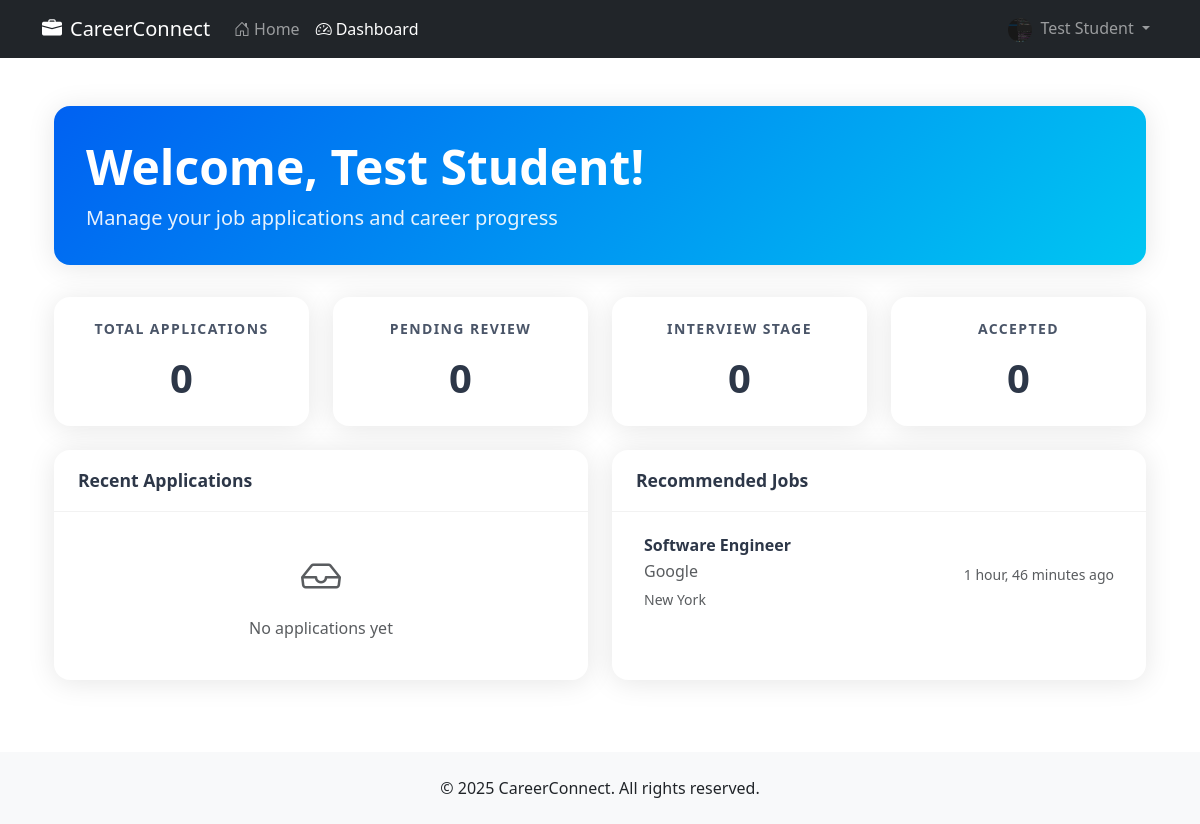
The app's page /dashboard/ (signed in) with its own data.
### accounts/models.py (models this page shows, shortened)
class Student(AbstractUser):
    email = models.EmailField(unique=True)
    college_id = models.CharField(
        max_length=20,
        unique=True,
        validators=[RegexValidator(
            regex=r'^[0-9]{2}[A-Z]{3}[0-9]{3}$',
            message='College ID must be in format: 20CSE001'
        )]
    )
    profile_photo = models.ImageField(upload_to='profile_photos/', blank=True, null=True)
    phone_number = models.CharField(max_length=15, blank=True)
    branch = models.CharField(max_length=50, blank=True)
    year_of_study = models.IntegerField(choices=[
        (1, '1st Year'),
        (2, '2nd Year'),
        (3, '3rd Year'),
        (4, '4th Year')
    ], null=True)
    cgpa = models.DecimalField(
        max_digits=3,
        decimal_places=2,
        null=True,
        blank=True
    )
    skills = models.TextField(blank=True)
    resume = models.FileField(upload_to='resumes/', blank=True)
    USERNAME_FIELD = 'college_id'
    REQUIRED_FIELDS = ["username",'email']

### jobs/models.py (models this page shows, shortened)
class Job(models.Model):
    STATUS_CHOICES = (
        ('active', 'Active'),
        ('closed', 'Closed'),
        ('draft', 'Draft'),
    )
    JOB_TYPE_CHOICES = (
        ('full_time', 'Full Time'),
        ('part_time', 'Part Time'),
        ('internship', 'Internship'),
    )
    title = models.CharField(max_length=200)
    company = models.CharField(max_length=200)
    company_logo = models.ImageField(upload_to='company_logos/', blank=True, null=True)
    location = models.CharField(max_length=200)
    description = models.TextField()
    requirements = models.TextField()
    salary_range = models.CharField(max_length=100, blank=True)
    job_type = models.CharField(max_length=50, choices=JOB_TYPE_CHOICES, default='full_time')
    status = models.CharField(max_length=20, choices=STATUS_CHOICES, default='active')
    created_at = models.DateTimeField(auto_now_add=True)
    deadline = models.DateField(null=True, blank=True)
    skills_required = models.ManyToManyField(Skill, blank=True)
    class Meta:
        ordering = ['-created_at']

### core/views.py (the view)
# urls.py: path('dashboard/', views.dashboard, name='dashboard'),
@login_required
def dashboard(request):
    applications = JobApplication.objects.filter(student=request.user)
    total_applications = applications.count()
    pending_applications = applications.filter(status='applied').count()
    interview_applications = applications.filter(status='interview_scheduled').count()
    accepted_applications = applications.filter(status='accepted').count()
    recent_applications = applications.order_by('-applied_at')[:5]
    recommended_jobs = Job.objects.filter(status='active').exclude(
        id__in=applications.values_list('job_id', flat=True)
    ).order_by('-created_at')[:5]
    context = {
        'total_applications': total_applications,
        'pending_applications': pending_applications,
        'interview_applications': interview_applications,
        'accepted_applications': accepted_applications,
        'recent_applications': recent_applications,
        'recommended_jobs': recommended_jobs,
    }
    return render(request, 'core/student_dashboard.html', context)

### templates/core/student_dashboard.html (shortened to what this page needs)
{% extends 'base.html' %}
{% block content %}
<div class="container py-4">
    <div class="dashboard-welcome">
        <h1 class="display-5">Welcome, {{ user.get_full_name|default:user.username }}!</h1>
        <p class="lead">Manage your job applications and career progress</p>
    </div>
    <div class="row g-4 mb-4">
        <div class="col-md-3">
            <div class="card stats-card">
                <div class="card-body text-center">
                    <h5 class="card-title">Total Applications</h5>
                    <p class="display-4">{{ total_applications }}</p>
                </div>
            </div>
        </div>
        <div class="col-md-3">
            <div class="card stats-card">
                <div class="card-body text-center">
                    <h5 class="card-title">Pending Review</h5>
                    <p class="display-4">{{ pending_applications }}</p>
                </div>
            </div>
        </div>
        <div class="col-md-3">
            <div class="card stats-card">
                <div class="card-body text-center">
                    <h5 class="card-title">Interview Stage</h5>
                    <p class="display-4">{{ interview_applications }}</p>
                </div>
            </div>
        </div>
        <div class="col-md-3">
            <div class="card stats-card">
                <div class="card-body text-center">
                    <h5 class="card-title">Accepted</h5>
                    <p class="display-4">{{ accepted_applications }}</p>
                </div>
            </div>
        </div>
    </div>
    <div class="row g-4">
        <div class="col-md-6">
            <div class="card application-card">
                <div class="card-header">
                    <h5 class="mb-0">Recent Applications</h5>
                </div>
                <div class="card-body">
                    {% if recent_applications %}
                        <div class="list-group list-group-flush">
                        {% for application in recent_applications %}
                            <a href="{% url 'jobs:detail' application.job.id %}" class="list-group-item list-group-item-action">
                                <div class="d-flex w-100 justify-content-between align-items-center">
                                    <div>
                                        <h6 class="mb-1">{{ application.job.title }}</h6>
                                        <p class="mb-1 text-muted">{{ application.job.company }}</p>
                                    </div>
                                    <div class="text-end">
                                        <span class="status-badge {% if application.status == 'accepted' %}status-accepted{% elif application.status == 'rejected' %}status-rejected{% else %}status-pending{% endif %}">
                                            {{ application.status|title }}
                                        </span>
                                        <div><small class="text-muted">{{ application.applied_at|timesince }} ago</small></div>
                                    </div>
                                </div>
                            </a>
                        {% endfor %}
                        </div>
                    {% else %}
                        <div class="text-center text-muted py-4">
                            <i class="bi bi-inbox h1 d-block mb-3"></i>
                            <p class="mb-0">No applications yet</p>
                        </div>
                    {% endif %}
                </div>
            </div>
        </div>
        <div class="col-md-6">
            <div class="card application-card">
                <div class="card-header">
                    <h5 class="mb-0">Recommended Jobs</h5>
                </div>
                <div class="card-body">
                    {% if recommended_jobs %}
                        <div class="list-group list-group-flush">
                        {% for job in recommended_jobs %}
                            <a href="{% url 'jobs:job_detail' job.id %}" class="list-group-item list-group-item-action">
                                <div class="d-flex w-100 justify-content-between align-items-center">
                                    <div>
                                        <h6 class="mb-1">{{ job.title }}</h6>
                                        <p class="mb-1 text-muted">{{ job.company }}</p>
                                        <small class="text-muted">{{ job.location }}</small>
                                    </div>
                                    <div class="text-end">
                                        <small class="text-muted">{{ job.created_at|timesince }} ago</small>
                                    </div>
                                </div>
                            </a>
                        {% endfor %}
                        </div>
                    {% else %}
                        <div class="text-center text-muted py-4">
                            <i class="bi bi-briefcase h1 d-block mb-3"></i>
                            <p class="mb-0">No recommended jobs at the moment</p>
                        </div>
                    {% endif %}
                </div>
            </div>
        </div>
    </div>
</div>
{% endblock %}

### templates/base.html (shortened to what this page needs)
<!DOCTYPE html>
<html lang="en">
<head>
    <link href="https://cdn.jsdelivr.net/npm/bootstrap@5.3.0/dist/css/bootstrap.min.css" rel="stylesheet">
    <link href="https://cdn.jsdelivr.net/npm/bootstrap-icons@1.7.2/font/bootstrap-icons.css" rel="stylesheet">
</head>
<body>
    <nav class="navbar navbar-expand-lg navbar-dark bg-dark">
        <div class="container">
            <a class="navbar-brand" href="{% url 'core:home' %}">
                <i class="bi bi-briefcase-fill me-2"></i>CareerConnect
            </a>
            <div class="collapse navbar-collapse" id="navbarNav">
                <ul class="navbar-nav me-auto">
                    <li class="nav-item">
                        <a class="nav-link {% if request.resolver_match.url_name == 'home' %}active{% endif %}"
                           href="{% url 'core:home' %}">
                            <i class="bi bi-house-door me-1"></i>Home
                        </a>
                    </li>
                    {% if user.is_authenticated %}
                    <li class="nav-item">
                        <a class="nav-link {% if request.resolver_match.url_name == 'dashboard' %}active{% endif %}"
                           href="{% url 'core:dashboard' %}">
                            <i class="bi bi-speedometer2 me-1"></i>Dashboard
                        </a>
                    </li>
                    {% endif %}
                </ul>
                <ul class="navbar-nav">
                    {% if user.is_authenticated %}
                        <li class="nav-item dropdown">
                            <a class="nav-link dropdown-toggle" href="#" id="navbarDropdown" role="button"
                               data-bs-toggle="dropdown" aria-expanded="false">
                                {% if user.profile_photo %}
                                    <img src="{{ user.profile_photo.url }}" alt="Profile"
                                         class="rounded-circle me-1" style="width: 24px; height: 24px; object-fit: cover;">
                                {% else %}
                                    <i class="bi bi-person-circle me-1"></i>
                                {% endif %}
                                {{ user.get_full_name|default:user.username }}
                            </a>
                        </li>
                    {% else %}
                        <li class="nav-item">
                            <a class="nav-link" href="{% url 'accounts:login' %}">
                                <i class="bi bi-box-arrow-in-right me-1"></i>Login
                            </a>
                        </li>
                    {% endif %}
                </ul>
            </div>
        </div>
    </nav>
    <main class="container mt-4">
        {% block content %}
        {% endblock %}
    </main>
    <footer class="bg-light py-4 mt-5">
        <div class="container text-center">
            <p class="mb-0">&copy; {% now "Y" %} CareerConnect. All rights reserved.</p>
        </div>
    </footer>
</body>
</html>

### templates/core/student_dashboard.html (style rules this page uses)
.dashboard-welcome { background: linear-gradient(135deg, #0061f2 0%, #00c6f2 100%); color: white; border-radius: 1rem; padding: 2rem; margin-bottom: 2rem; box-shadow: 0 0.15rem 1.75rem 0 rgba(0, 0, 0, 0.1); }
.dashboard-welcome h1 { font-weight: 600; margin-bottom: 0.5rem; }
.dashboard-welcome p { opacity: 0.9; margin-bottom: 0; }
.stats-card { border: none; border-radius: 1rem; box-shadow: 0 0.15rem 1.75rem 0 rgba(0, 0, 0, 0.1); transition: transform 0.2s ease-in-out; }
.stats-card .card-body { padding: 1.5rem; }
.stats-card .card-title { color: #4a5568; font-size: 0.875rem; font-weight: 600; text-transform: uppercase; letter-spacing: 0.1em; margin-bottom: 1rem; }
.stats-card .display-4 { font-size: 2.5rem; font-weight: 600; color: #2d3748; margin-bottom: 0; }
.application-card { border: none; border-radius: 1rem; box-shadow: 0 0.15rem 1.75rem 0 rgba(0, 0, 0, 0.1); height: 100%; }
.application-card .card-header { background-color: transparent; border-bottom: 1px solid rgba(0, 0, 0, 0.05); padding: 1.25rem 1.5rem; }
.application-card .card-header h5 { color: #2d3748; font-weight: 600; font-size: 1.1rem; }
.application-card .list-group-item { border: none; border-radius: 0.5rem; margin-bottom: 0.5rem; transition: all 0.2s ease-in-out; }
.application-card .list-group-item h6 { color: #2d3748; font-weight: 600; }

### records on screen
Student: profile_photo (picture), get_full_name "Test Student"
Job: title "Software Engineer", company "Google", location "New York", created_at "1 hour, 46 minutes"

### other values on screen
{{ total_applications }} "0"
{{ pending_applications }} "0"
{{ interview_applications }} "0"
{{ accepted_applications }} "0"
